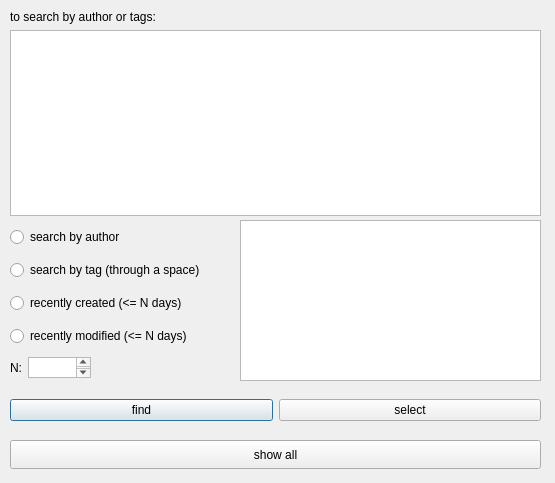
<?xml version="1.0" encoding="UTF-8"?>
<ui version="4.0">
 <class>SearchWindow</class>
 <widget class="QDialog" name="SearchWindow">
  <property name="geometry">
   <rect>
    <x>0</x>
    <y>0</y>
    <width>555</width>
    <height>483</height>
   </rect>
  </property>
  <property name="windowTitle">
   <string>Dialog</string>
  </property>
  <widget class="QWidget" name="verticalLayoutWidget">
   <property name="geometry">
    <rect>
     <x>10</x>
     <y>10</y>
     <width>531</width>
     <height>206</height>
    </rect>
   </property>
   <layout class="QVBoxLayout" name="verticalLayout">
    <item>
     <widget class="QLabel" name="label">
      <property name="text">
       <string>to search by author or tags:</string>
      </property>
     </widget>
    </item>
    <item>
     <widget class="QPlainTextEdit" name="plainTextEdit"/>
    </item>
   </layout>
  </widget>
  <widget class="QWidget" name="verticalLayoutWidget_3">
   <property name="geometry">
    <rect>
     <x>10</x>
     <y>220</y>
     <width>231</width>
     <height>136</height>
    </rect>
   </property>
   <layout class="QVBoxLayout" name="verticalLayout_3">
    <item>
     <widget class="QRadioButton" name="radioButton">
      <property name="text">
       <string>search by author</string>
      </property>
     </widget>
    </item>
    <item>
     <widget class="QRadioButton" name="radioButton_2">
      <property name="text">
       <string>search by tag (through a space)</string>
      </property>
     </widget>
    </item>
    <item>
     <widget class="QRadioButton" name="radioButton_3">
      <property name="text">
       <string>recently created (&lt;= N days)</string>
      </property>
     </widget>
    </item>
    <item>
     <widget class="QRadioButton" name="radioButton_4">
      <property name="text">
       <string>recently modified (&lt;= N days)</string>
      </property>
     </widget>
    </item>
   </layout>
  </widget>
  <widget class="QListWidget" name="listWidget">
   <property name="geometry">
    <rect>
     <x>240</x>
     <y>220</y>
     <width>301</width>
     <height>161</height>
    </rect>
   </property>
  </widget>
  <widget class="QWidget" name="horizontalLayoutWidget">
   <property name="geometry">
    <rect>
     <x>10</x>
     <y>357</y>
     <width>81</width>
     <height>21</height>
    </rect>
   </property>
   <layout class="QHBoxLayout" name="horizontalLayout_3">
    <item>
     <widget class="QLabel" name="label_2">
      <property name="text">
       <string>N:</string>
      </property>
     </widget>
    </item>
    <item>
     <widget class="QTextEdit" name="textEdit"/>
    </item>
   </layout>
  </widget>
  <widget class="QWidget" name="horizontalLayoutWidget_2">
   <property name="geometry">
    <rect>
     <x>10</x>
     <y>380</y>
     <width>531</width>
     <height>61</height>
    </rect>
   </property>
   <layout class="QHBoxLayout" name="horizontalLayout_5">
    <item>
     <widget class="QPushButton" name="pushButton">
      <property name="text">
       <string>find</string>
      </property>
     </widget>
    </item>
    <item>
     <widget class="QPushButton" name="pushButton_2">
      <property name="text">
       <string>select</string>
      </property>
     </widget>
    </item>
   </layout>
  </widget>
  <widget class="QPushButton" name="pushButton_3">
   <property name="geometry">
    <rect>
     <x>10</x>
     <y>440</y>
     <width>531</width>
     <height>29</height>
    </rect>
   </property>
   <property name="text">
    <string>show all</string>
   </property>
  </widget>
 </widget>
 <resources/>
 <connections/>
</ui>
